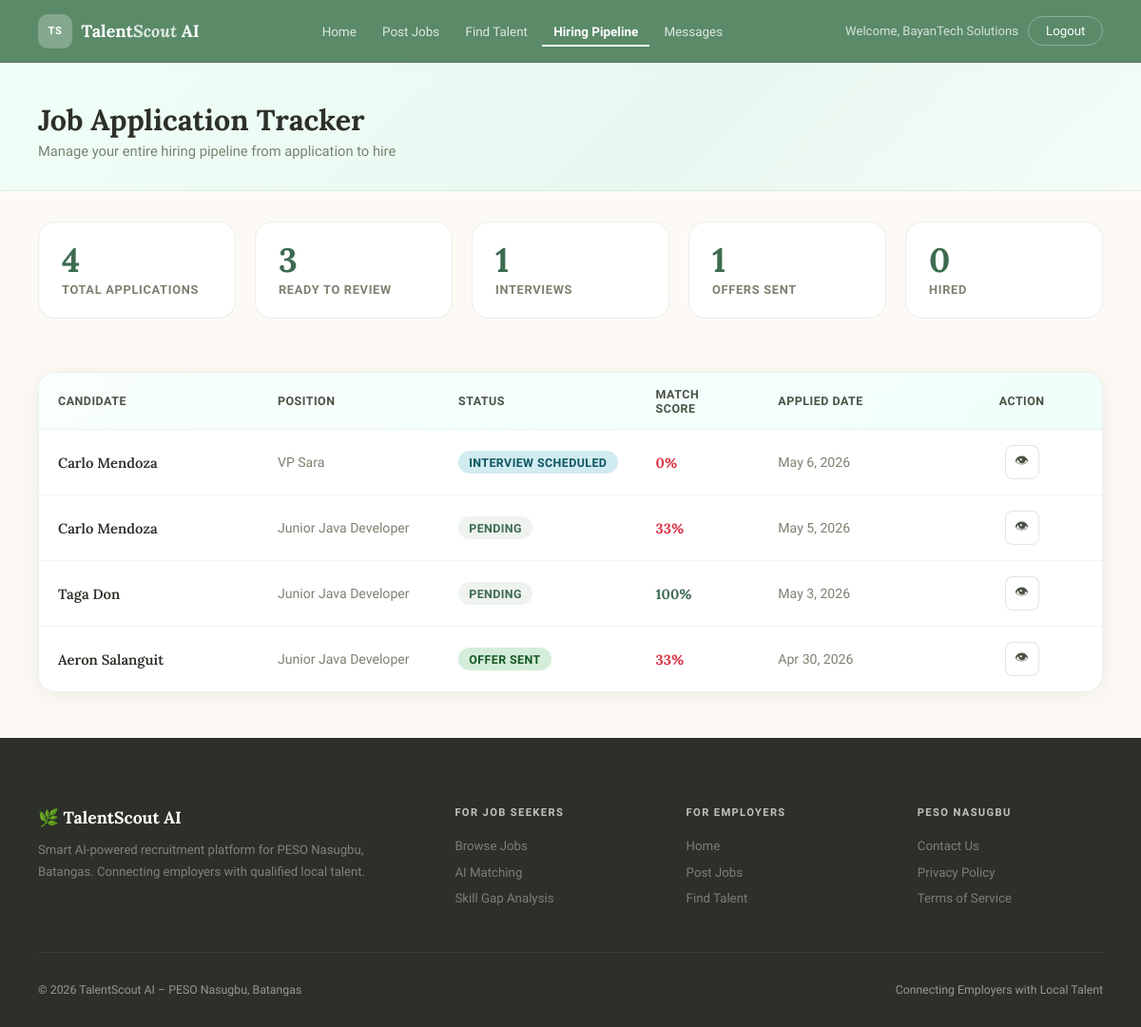
Screenshot of /employers/modules/applicant-tracking/index.php (signed in) with the database file from the repository.
### tables this page shows
CREATE TABLE `application` (
  `application_id` int(11) NOT NULL,
  `job_post_id` int(11) DEFAULT NULL,
  `employee_id` int(11) DEFAULT NULL,
  `status` enum('Pending','Interview Scheduled','Offer Received','Rejected') DEFAULT 'Pending',
  `employer_feedback` varchar(255) DEFAULT NULL,
  `application_date` date DEFAULT NULL,
  `hire_status` enum('none','offered','accepted','rejected') DEFAULT 'none',
  `hire_offer_message` text DEFAULT NULL,
  `hire_offer_date` timestamp NULL DEFAULT NULL,
  `hire_response_date` timestamp NULL DEFAULT NULL,
  `is_anonymous` tinyint(1) DEFAULT 0
);

CREATE TABLE `employee` (
  `employee_id` int(11) NOT NULL,
  `first_name` varchar(255) DEFAULT NULL,
  `last_name` varchar(255) DEFAULT NULL,
  `email` varchar(255) DEFAULT NULL,
  `password` varchar(255) DEFAULT NULL,
  `address` varchar(255) DEFAULT NULL,
  `is_active` tinyint(1) DEFAULT NULL
);

CREATE TABLE `job_post` (
  `job_post_id` int(11) NOT NULL,
  `employer_id` int(11) DEFAULT NULL,
  `title` varchar(255) DEFAULT NULL,
  `description` varchar(255) DEFAULT NULL,
  `salary` varchar(255) NOT NULL,
  `location` varchar(255) DEFAULT NULL,
  `work_type` varchar(50) DEFAULT NULL,
  `application_deadline` date DEFAULT NULL,
  `skills` varchar(255) NOT NULL,
  `experience_level` varchar(255) NOT NULL,
  `job_category` varchar(255) NOT NULL,
  `job_post_created` timestamp NOT NULL DEFAULT current_timestamp() ON UPDATE current_timestamp(),
  `job_status` varchar(20) DEFAULT 'active'
);

### employees/modules/ai-matching/skill-normalizer.php (called while the page is built, shortened)
<?php
class SkillNormalizer {
    private $normalizations = [];
    public function __construct() {
        $this->normalizations = $this->buildSkillMap();
    }
    public function normalize($skill) {
        $skill = trim($skill);
        $lower = strtolower($skill);
        if (isset($this->normalizations[$lower])) {
            return $this->normalizations[$lower];
        }
        return ucwords(strtolower($skill));
    }
    public function findSkillCategory($skill, $conn) {
        $skill_normalized = strtolower(trim($skill));
        $sql = "SELECT category_id, category_name, canonical_name FROM skill_categories
                WHERE LOWER(canonical_name) = ?";
        $stmt = $conn->prepare($sql);
        $stmt->bind_param('s', $skill_normalized);
        $stmt->execute();
        $result = $stmt->get_result();
        if ($row = $result->fetch_assoc()) {
            return [
                'category_id' => $row['category_id'],
                'category_name' => $row['category_name'],
                'canonical_name' => $row['canonical_name'],
                'matched_by' => 'canonical'
            ];
        }
        $sql = "SELECT c.category_id, c.category_name, c.canonical_name
                FROM skill_categories c
                JOIN skill_synonyms s ON c.category_id = s.category_id
                WHERE LOWER(s.synonym) = ?";
        $stmt = $conn->prepare($sql);
        $stmt->bind_param('s', $skill_normalized);
        $stmt->execute();
        $result = $stmt->get_result();
        if ($row = $result->fetch_assoc()) {
            return [
                'category_id' => $row['category_id'],
                'category_name' => $row['category_name'],
                'canonical_name' => $row['canonical_name'],
                'matched_by' => 'synonym'
            ];
        }
        return null;
    }
    public function checkSkillMatch($skill1, $skill2, $conn) {
        $cat2 = $this->findSkillCategory($skill2, $conn);
        return [
            'match' => false,
            'match_type' => 'none',
            'score' => 0,
            'skill1' => $skill1,
            'skill2' => $skill2
        ];
    }
    public function getCanonicalForm($skill, $conn) {
        $category = $this->findSkillCategory($skill, $conn);
        if ($category) {
            return $category['canonical_name'];
        }
        return $this->normalize($skill);
    }
}
?>

### employers/modules/applicant-tracking/index.php (the view, shortened to what this page needs)
<?php
require_once('../../../database/db.php');
require_once('../../../employees/modules/ai-matching/skill-normalizer.php');
$employer_status = $_SESSION['employer_status'] ?? 'pending';
$isVerified = $employer_status === 'active';
$conn = getConnection();
$normalizer = new SkillNormalizer();
$employer_id = (int)$_SESSION['employer_id'];
$applications = [];
$stmt = $conn->prepare("SELECT
  a.application_id,
  a.job_post_id,
  a.employee_id,
  a.status,
  a.hire_status,
  a.application_date,
  e.first_name,
  e.last_name,
  jp.title as job_title,
  jp.skills as job_skills,
  GROUP_CONCAT(DISTINCT es.skill_name ORDER BY es.skill_name SEPARATOR ', ') as candidate_skills
FROM application a
JOIN job_post jp ON a.job_post_id = jp.job_post_id
JOIN employee e ON a.employee_id = e.employee_id
LEFT JOIN employee_skill es ON a.employee_id = es.employee_id
WHERE jp.employer_id = ?
GROUP BY a.application_id, a.job_post_id, a.employee_id, a.status, a.hire_status, a.application_date, e.first_name, e.last_name, jp.title, jp.skills
ORDER BY a.application_date DESC");
$stmt->bind_param("i", $employer_id);
$stmt->execute();
$result = $stmt->get_result();
while ($row = $result->fetch_assoc()) {
  $hireStatus = $row['hire_status'] ?? 'none';
  if ($hireStatus === 'accepted') {
    $row['display_status'] = 'Hired';
  } elseif ($hireStatus === 'rejected') {
    $row['display_status'] = 'Offer Declined';
  } elseif ($hireStatus === 'offered') {
    $row['display_status'] = 'Offer Sent';
  } else {
    $row['display_status'] = $row['status'];
  }
  if (!empty($row['candidate_skills'])) {
    $candidate_skills_arr = array_map('trim', explode(',', $row['candidate_skills']));
    $normalized_candidate_skills = [];
    foreach ($candidate_skills_arr as $skill) {
      $normalized = $normalizer->getCanonicalForm($skill, $conn);
      $normalized_candidate_skills[] = $normalized;
    }
    $row['candidate_skills'] = implode(', ', array_unique($normalized_candidate_skills));
  }
  if (!empty($row['job_skills']) && !empty($row['candidate_skills'])) {
    $job_skills = array_map('trim', explode(',', $row['job_skills']));
    $cand_skills = array_map('trim', explode(',', $row['candidate_skills']));
    $match_count = 0;
    foreach ($job_skills as $job_skill) {
      $norm_job = strtolower($normalizer->getCanonicalForm($job_skill, $conn));
      foreach ($cand_skills as $cand_skill) {
        $norm_cand = strtolower($normalizer->getCanonicalForm($cand_skill, $conn));
        if ($norm_job === $norm_cand) {
          $match_count++;
          break;
        }
        $synonym_check = $normalizer->checkSkillMatch($norm_job, $norm_cand, $conn);
      }
    }
    $row['skill_match_percent'] = count($job_skills) > 0 ? round(($match_count / count($job_skills)) * 100) : 0;
  } else {
    $row['skill_match_percent'] = 0;
  }
  $applications[] = $row;
}
$stats = [
  'total' => count($applications),
  'applied' => 0,
  'interview' => 0,
  'offer' => 0,
  'hired' => 0,
  'rejected' => 0
];
foreach ($applications as $app) {
  $hireStatus = $app['hire_status'] ?? 'none';
  if ($hireStatus === 'accepted') {
    $stats['hired']++;
  } elseif ($hireStatus === 'offered') {
    $stats['offer']++;
  } elseif ($hireStatus === 'rejected') {
    $stats['rejected']++;
  } else {
    switch(strtolower($app['status'])) {
      case 'pending':
        $stats['applied']++;
        break;
      case 'interview scheduled':
        $stats['interview']++;
        break;
    }
  }
}
?>
<!DOCTYPE html>
<html lang="en">
<head>
</head>
<body>
  <nav class="navbar" id="navbar">
    <a href="../../index.php" class="nav-logo">
      <div class="nav-logo-mark">TS</div>
      <span>Talent<em>Scout</em> AI</span>
    </a>
    <ul class="nav-links">
      <li><a href="../../index.php">Home</a></li>
      <?php if ($isVerified): ?>
        <li><a href="../post-jobs/">Post Jobs</a></li>
      <?php else: ?>
        <li><a href="#" class="nav-muted" onclick="window.location.href='../../index.php'; return false;">Post Jobs</a></li>
      <?php endif; ?>
      <li><a href="../employee-finder/">Find Talent</a></li>
      <li><a href="./" class="active">Hiring Pipeline</a></li>
      <?php if ($isVerified): ?>
        <li><a href="../chat-sms/">Messages</a></li>
      <?php else: ?>
        <li><a href="#" class="nav-muted" onclick="window.location.href='../../index.php'; return false;">Messages</a></li>
      <?php endif; ?>
    </ul>
    <div class="nav-right">
      <?php if (isset($_SESSION['employer_id'])): ?>
        <span class="nav-user">Welcome, <?php echo htmlspecialchars($_SESSION['employer_name'] ?? 'Employer'); ?></span>
        <a href="../../logout.php" class="btn-ghost">Logout</a>
      <?php else: ?>
        <a href="../../login.php" class="btn-ghost">Login</a>
        <a href="../../signup.php" class="btn-solid">Get Started →</a>
      <?php endif; ?>
    </div>
  </nav>
  <div class="page-wrapper">
    <div class="page-hero">
      <div class="page-hero-inner">
        <h1>Job Application Tracker</h1>
        <p>Manage your entire hiring pipeline from application to hire</p>
      </div>
    </div>
    <div class="container">
      <div class="stats-grid">
        <div class="stat-card">
          <div class="stat-value"><?php echo $stats['total']; ?></div>
          <div class="stat-label">Total Applications</div>
        </div>
        <div class="stat-card">
          <div class="stat-value"><?php echo ($stats['applied'] + $stats['interview']); ?></div>
          <div class="stat-label">Ready to Review</div>
        </div>
        <div class="stat-card">
          <div class="stat-value"><?php echo $stats['interview']; ?></div>
          <div class="stat-label">Interviews</div>
        </div>
        <div class="stat-card">
          <div class="stat-value"><?php echo $stats['offer']; ?></div>
          <div class="stat-label">Offers Sent</div>
        </div>
        <div class="stat-card">
          <div class="stat-value"><?php echo $stats['hired']; ?></div>
          <div class="stat-label">Hired</div>
        </div>
      </div>
      <div class="table-wrapper">
        <table>
          <thead>
            <tr>
              <th style="width: 22%;">Candidate</th>
              <th style="width: 18%;">Position</th>
              <th style="width: 14%;">Status</th>
              <th style="width: 12%;">Match Score</th>
              <th style="width: 18%;">Applied Date</th>
              <th style="width: 16%; text-align: center;">Action</th>
            </tr>
          </thead>
          <tbody>
            <?php if (count($applications) > 0): ?>
              <?php foreach ($applications as $app):
                $displayStatus = $app['display_status'];
                $hireStatus = $app['hire_status'] ?? 'none';
                $status_class = 'status-applied';
                if ($hireStatus === 'accepted') {
                  $status_class = 'status-hired';
                } elseif ($hireStatus === 'offered') {
                  $status_class = 'status-offer';
                } elseif ($hireStatus === 'rejected') {
                  $status_class = 'status-rejected';
                } else {
                  $status = strtolower($app['status']);
                  if ($status === 'interview scheduled') {
                    $status_class = 'status-interview';
                  } elseif ($status === 'rejected') {
                    $status_class = 'status-rejected';
                  }
                }
                $job_skills = !empty($app['job_skills'])
                    ? array_map('trim', explode(',', $app['job_skills']))
                    : [];
                $candidate_skills = !empty($app['candidate_skills'])
                    ? array_map('trim', explode(',', $app['candidate_skills']))
                    : [];
                $matching_skills = array_intersect($job_skills, $candidate_skills);
                $match_score = count($job_skills) > 0
                    ? round((count($matching_skills) / count($job_skills)) * 100)
                    : 0;
              ?>
                <tr data-application-id="<?php echo $app['application_id']; ?>">
                  <td class="candidate-col"><?php echo htmlspecialchars($app['first_name'] . ' ' . $app['last_name']); ?></td>
                  <td class="position-col"><?php echo htmlspecialchars($app['job_title']); ?></td>
                  <td><span class="status-badge <?php echo $status_class; ?>"><?php echo htmlspecialchars($displayStatus); ?></span></td>
                  <td class="match-score" style="color: <?php
                    if ($match_score >= 80) echo 'var(--sage-dark)';
                    elseif ($match_score >= 50) echo 'var(--gold)';
                    else echo '#dc3545';
                  ?>;"><?php echo $match_score; ?>%</td>
                  <td class="date-col"><?php echo date('M j, Y', strtotime($app['application_date'])); ?></td>
                  <td class="action-col">
                    <button
                      class="btn-eye"
                      onclick="openApplicationModal(<?php echo $app['application_id']; ?>)"
                      title="View application details"
                    >
                      👁
                    </button>
                  </td>
                </tr>
              <?php endforeach; ?>
            <?php endif; ?>
          </tbody>
        </table>
      </div>
    </div>
  </div>
  <footer class="footer">
    <div class="footer-inner">
      <div class="footer-top">
        <div class="footer-brand">
          <h3>🌿 TalentScout AI</h3>
          <p>Smart AI-powered recruitment platform for PESO Nasugbu, Batangas. Connecting employers with qualified local talent.</p>
        </div>
        <div class="footer-col">
          <h4>For Job Seekers</h4>
          <ul>
            <li><a href="../../employees/">Browse Jobs</a></li>
            <li><a href="../../employees/modules/ai-matching/">AI Matching</a></li>
            <li><a href="../../employees/modules/skill-gap-analysis/">Skill Gap Analysis</a></li>
          </ul>
        </div>
        <div class="footer-col">
          <h4>For Employers</h4>
          <ul>
            <li><a href="../../index.php">Home</a></li>
            <li><a href="../post-jobs/">Post Jobs</a></li>
            <li><a href="../employee-finder/">Find Talent</a></li>
          </ul>
        </div>
        <div class="footer-col">
          <h4>PESO Nasugbu</h4>
          <ul>
            <li><a href="#">Contact Us</a></li>
            <li><a href="#">Privacy Policy</a></li>
            <li><a href="#">Terms of Service</a></li>
          </ul>
        </div>
      </div>
      <div class="footer-bottom">
        <span>© 2026 TalentScout AI – PESO Nasugbu, Batangas</span>
        <span>Connecting Employers with Local Talent</span>
      </div>
    </div>
  </footer>
</body>
</html>

### rows the page displays
application: application_id "4", $stats['applied'] + $stats['interview'] "3", job_post "1", employee.last_name "Aeron Salanguit", job_post.title "Junior Java Developer", displayStatus "OFFER SENT", job_post.skills "33", application_date "Apr 30, 2026"
application: employee.last_name "Carlo Mendoza", job_post.title "VP Sara", status "INTERVIEW SCHEDULED", job_post.skills "0", application_date "May 6, 2026"
application: employee.last_name "Carlo Mendoza", job_post.title "Junior Java Developer", status "PENDING", job_post.skills "33", application_date "May 5, 2026"
application: employee.last_name "Taga Don", job_post.title "Junior Java Developer", status "PENDING", job_post.skills "100", application_date "May 3, 2026"

### other values shown
$_SESSION['employer_name'] "BayanTech Solutions"
$stats['hired'] "0"
